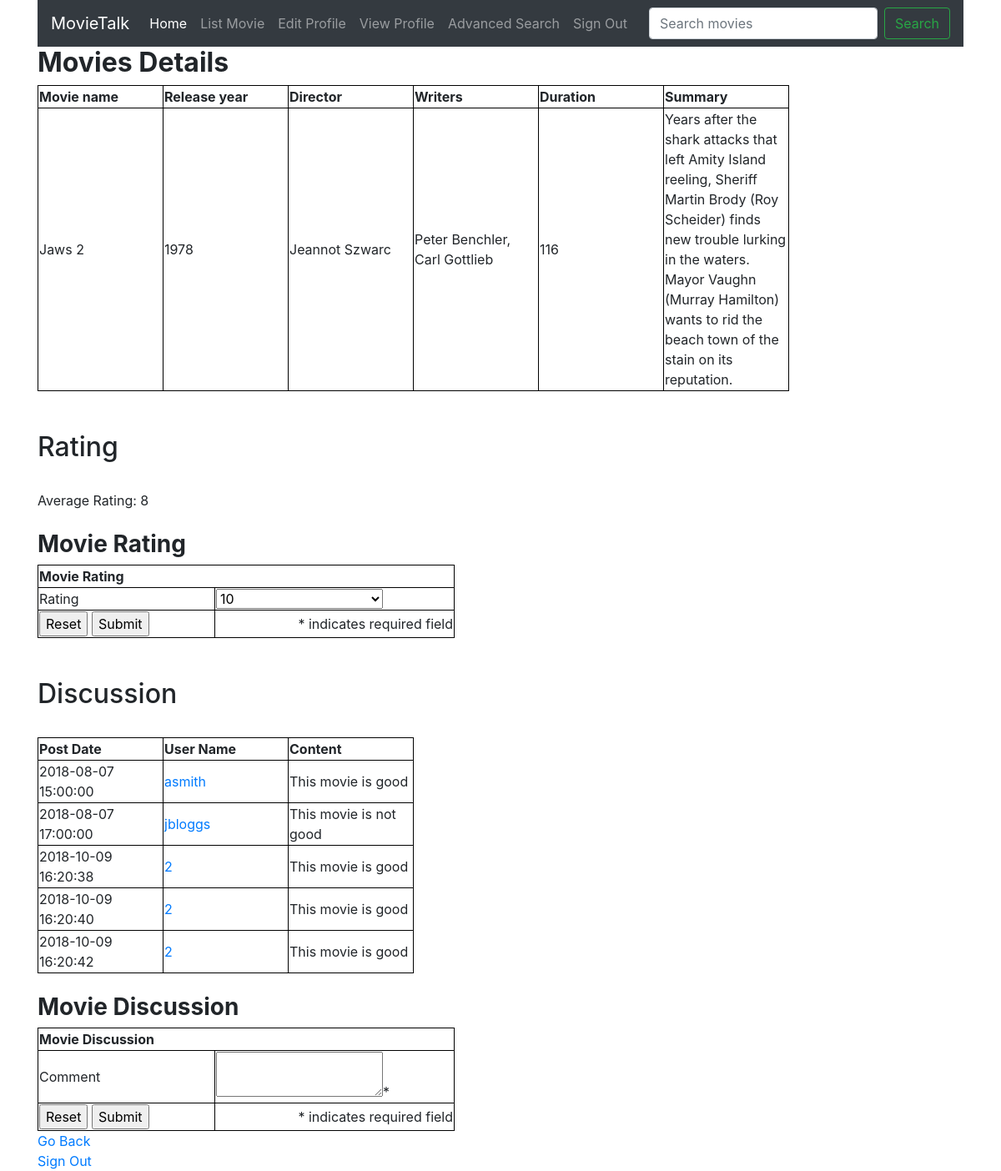
/php/movieDetails.php?movie_id=1 (signed in), run on the app's committed database.
### tables this page shows
CREATE TABLE `movies` (
  `movie_id` int(5) NOT NULL,
  `movie_name` varchar(50) NOT NULL,
  `release_year` int(4) NOT NULL,
  `director` varchar(50) NOT NULL,
  `writers` varchar(50) NOT NULL,
  `duration` int(4) NOT NULL,
  `summary` varchar(500) NOT NULL
);

CREATE TABLE `discussion` (
  `discussion_id` int(5) NOT NULL,
  `movie_id` int(5) NOT NULL,
  `username` varchar(50) NOT NULL,
  `content` varchar(500) NOT NULL,
  `post_date` datetime NOT NULL
);

### php/movieDetails.php (the view, shortened to what this page needs)
<?php
  require '../func/dbconnection.php';
  ?>
<!DOCTYPE html>
<html>
<head>
</head>
<body>
<?php require 'navigationbar.php'; ?>
<div class="container">
<h2><strong>Movies Details</strong></h2>
<?php
  if (isset($_GET['movie_id']))
  {
  $query = "SELECT * FROM movies ".'WHERE movie_id ='.$_GET['movie_id'];
  $results = mysqli_query($connection, $query);
  echo '<table><tr>';
  echo '<th>Movie name</th><th>Release year</th><th>Director</th><th>Writers</th><th>Duration</th><th>Summary</th>';
  echo '</tr>';
  while ($row = $results->fetch_assoc())
  {
      echo '<td>'.$row['movie_name'].'</td>';
      echo '<td>'.$row['release_year'].'</td>';
      echo '<td>'.$row['director'].'</td>';
      echo '<td>'.$row['writers'].'</td>';
      echo '<td>'.$row['duration'].'</td>';
      echo '<td>'.$row['summary'].'</td>';
  }
  echo '</table>';
echo '<h2>Rating</h2></br>';
$rating_query = "SELECT AVG(rating) FROM ratings ".'WHERE movie_id ='.$_GET['movie_id'];
$rating_results = mysqli_query($connection, $rating_query);
$row = $rating_results->fetch_assoc();
$avg_rating = round($row['AVG(rating)'], 1);
if($avg_rating != '0')
{
  echo 'Average Rating: '.$avg_rating.'</br>';
}
else
{
  echo '<p>There is no discussion yet. Leave fisrt comment on this movie!</p>';
}
if ( $_SESSION['level'] == 'admin'  or $_SESSION['level'] == 'moderator' or $_SESSION['level'] == 'member')
    {
      require 'newrating.php';
    }
echo '<h2>Discussion</h2></br>';
$discussion_query = "SELECT * FROM discussion ".'WHERE movie_id ='.$_GET['movie_id'].' ORDER BY post_date';
$discussion_results = mysqli_query($connection, $discussion_query);
  if ($discussion_results->num_rows)
{
  echo '<table><tr>';
  echo '<th>Post Date</th><th>User Name</th><th>Content</th>';
  echo '</tr>';
  while ($row = $discussion_results->fetch_assoc())
  {
      echo '<td>'.$row['post_date'].'</td>';
      if (!$_SESSION['level'] == '' )
      {
        echo '<td><a href="userDetails.php?username='.$row['username'].'">'.$row['username'].'</a></td>';
      }
      else
      {
        echo '<td>'.$row['username'].'</td>';
      }
      echo '<td>'.$row['content'].'</td>';
  }
  echo '</table></br>';
}
  else
  {
    echo '<p>There is no discussion yet. Leave fisrt comment on this movie!</p>';
  }
  if ( $_SESSION['level'] == 'admin' or $_SESSION['level'] == 'moderator' or $_SESSION['level'] == 'member' )
  {
    require 'newdiscussion.php';
  }
}
  ?>
  </div>
  </body>
</html>

### php/movieDetails.php (style rules this page uses)
th,td { border: 1px solid black; width: 150px; }

### data on the page
movies: movie_name "Jaws 2", release_year "1978", director "Jeannot Szwarc", writers "Peter Benchler, Carl Gottlieb", duration "116", summary "Years after the shark attacks that left Amity Island reeling, Sheriff Martin Brody (Roy Scheider) finds new trouble lurking in the waters. Mayor Vaughn (Murray Hamilton) wants to rid the beach town of the stain on its reputation."
discussion: post_date "2018-08-07 15:00:00", username "asmith", content "This movie is good"
discussion: post_date "2018-08-07 17:00:00", username "jbloggs", content "This movie is not good"
discussion: post_date "2018-10-09 16:20:38", username "2", content "This movie is good"
discussion: post_date "2018-10-09 16:20:40", username "2", content "This movie is good"
discussion: post_date "2018-10-09 16:20:42", username "2", content "This movie is good"

### other printed values
$avg_rating "8"
form field rating "10"
